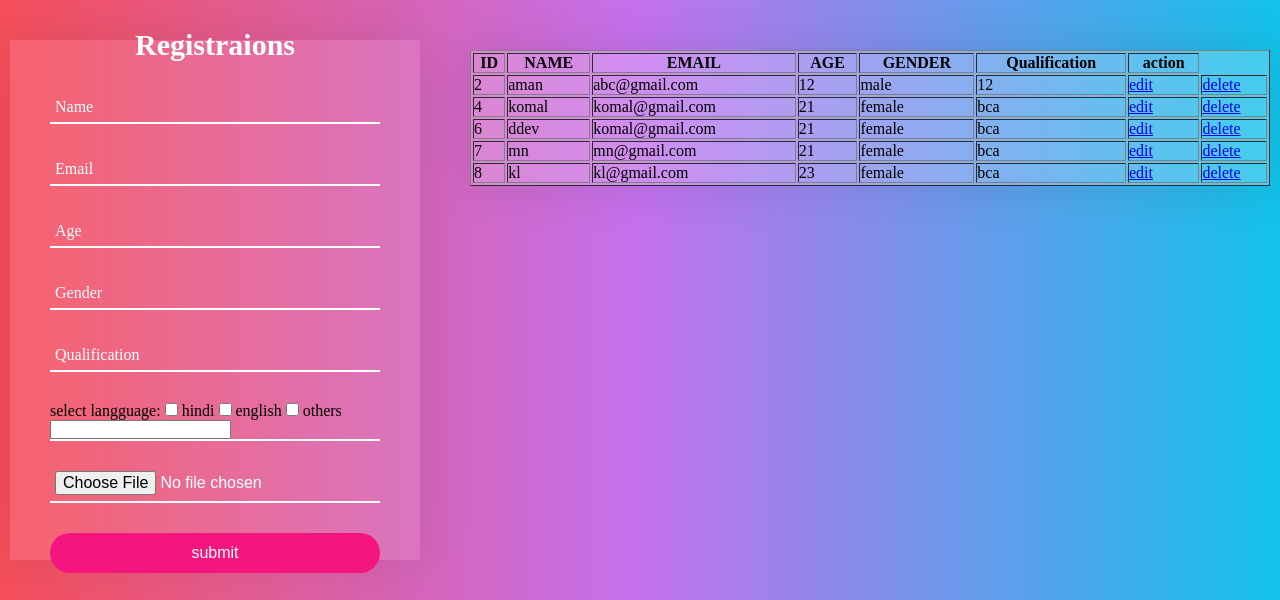
The page /student/ on the database its author committed.
### students/models.py (models this page shows)
class student(models.Model):
    name=models.CharField(max_length=100)
    email=models.EmailField()
    age=models.IntegerField()
    gender=models.CharField(max_length=100)
    qualification=models.CharField(max_length=100)
    img=models.FileField(upload_to="imges/")

### students/views.py (the view, shortened to what this page needs)
# urls.py: path('student/',views.student_form,name='form'),
def student_form(request):
    if request.method=="GET":
        n=request.GET.get('name',0)
        s = student.objects.all()
    return render(request, 'student.html',{"s":s,'n':n})

### students/templates/student.html (shortened to what this page needs)
<!DOCTYPE html>
<html lang="en">
<head>
  </head>
<body>
        <div class="wrapper">
            <div class="form-wrapper sign-in">
                <form   action=""  method="POST" enctype="multipart/form-data">
                    <h2>Registraions</h2>
                    <div class="input-group">
                        <input type="text" id="namee" name="namee" required>
                        <label for="namee">Name</label>
                    </div>
                    <div class="input-group">
                        <input type="email" id="email" name="email" required>
                        <label for="email">Email</label>
                    </div>
                    <div class="input-group">
                        <input type="number" id="age" name="age" required>
                        <label for="age">Age</label>
                    </div>
                    <div class="input-group">
                        <input type="text" id="gender" name="gender" required>
                        <label for="gender">Gender</label>
                    </div>
                    <div class="input-group">
                        <input type="text" id="qual"  name="qual" required>
                        <label for="qual">Qualification</label>
                    </div>
                    <div class="lang">
                    select langguage:
                    <input type="checkbox" name="lang" value="hindi" onclick="addvalue()"> hindi
                    <input type="checkbox" name="lang" value="english" onclick="addvalue()"> english
                    <input type="checkbox" name="lang" value="others" onclick="addvalue()"> others
                    <input type="textbox" name="res" id="res">
                    </div>
                    <div class="input-group">
                        <input type="file" id="fil" name="fil" required>
                    </div>
                    <button type="submit">submit</button>
                </form>
            </div>
        </div>
    <div class="b">
            <table border="1">
              <thead>
                <th>ID</th>
                <th>NAME</th>
                <th>EMAIL</th>
                <th>AGE</th>
                <th>GENDER</th>
                <th>Qualification</th>
                <th>action</th>
              </thead>
              <tbody>
                {% for i in s %}
                <tr>
                    <td>{{i.id}}</td>
                    <td>{{i.name}}</td>
                    <td>{{i.email}}</td>
                    <td>{{i.age}}</td>
                    <td>{{i.gender}}</td>
                    <td>{{i.qualification}}</td>
                    <td><a href="/edit/{{i.id}}">edit</a></td>
                    <td><a href="/delete/{{i.id}}">delete</a></td>
                </tr>
                {% endfor %}
              </tbody>
            </table>
    </div>
    </body>
</html>

### students/templates/student.html (style rules this page uses)
* { margin: 0; padding: 0; }
body { background:linear-gradient(to right,#f64f59,#c471ed,#12c2e9); }
.wrapper { display: inline-flex; margin-left: 10px; margin-top: 40px; position: relative; width: 330px; height: 440px; background: rgba(255, 255, 255, .1); box-shadow: 0 0 50px rgba(0,0,0, .1); padding: 40px; }
.form-wrapper { display: flex; align-items: center; width: 100%; height: 100%; }
h2 { font-size:30px ; color: #fff; text-align: center; }
.input-group { position: relative; margin: 30px 0; border-bottom: 2px solid #fff; }
.input-group label { position: absolute; top: 50%; left: 5px; transform: translateY(-50%); font-size: 16px; color: #fff; pointer-events: none; transition: .5s; }
.input-group input { width: 300px; height: 30px; font-size: 16px; color: #fff; padding: 0 5px; background: transparent; border: none; outline: none; }
button { position: relative; width: 100%; height:40px ; background: #f4157e; font-size: 16px; color: #fff; cursor: pointer; border-radius: 30px; border: none; outline: none; }
.lang { color:black; border-bottom: 2px solid #fff; }
.b { margin-top: 50px; position:absolute; width: 800px; margin-left: 50px; display:inline-flex; background: rgba(255, 255, 255, .2); box-shadow: 0 0 50px rgba(0,0,0, .1); }
table { width: 100%; color:black; }

### rows shown on the page
student: id "2", name "aman", email "abc@gmail.com", age "12", gender "male", qualification "12"
student: id "4", name "komal", email "komal@gmail.com", age "21", gender "female", qualification "bca"
student: id "6", name "ddev", email "komal@gmail.com", age "21", gender "female", qualification "bca"
student: id "7", name "mn", email "mn@gmail.com", age "21", gender "female", qualification "bca"
student: id "8", name "kl", email "kl@gmail.com", age "23", gender "female", qualification "bca"
